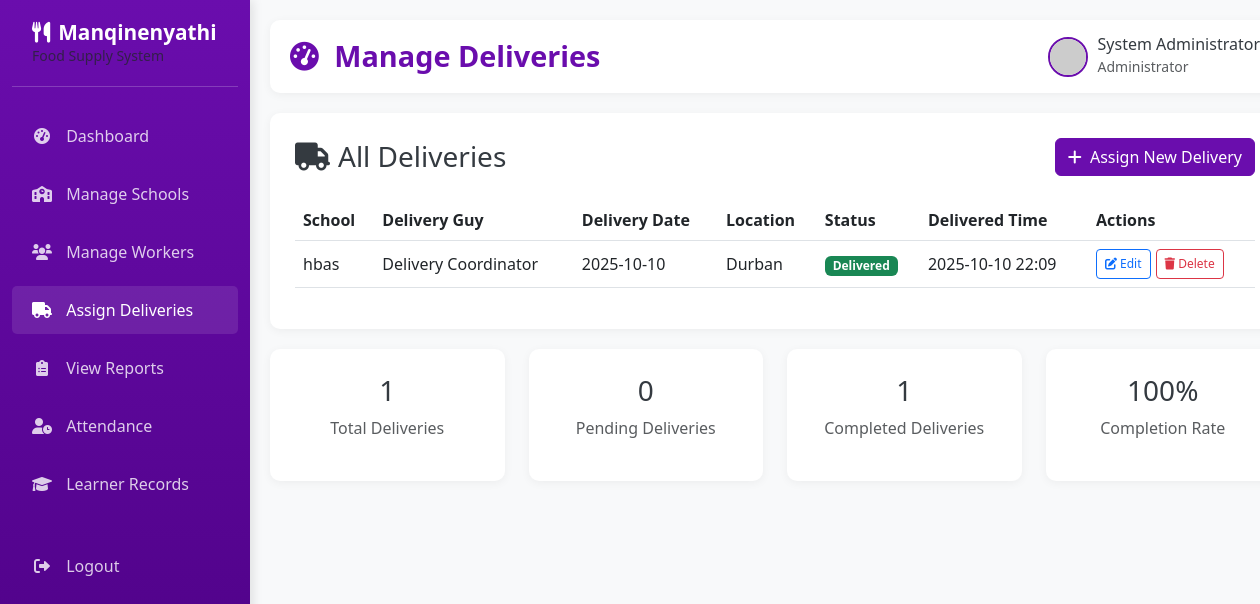
The page /admin/deliveries (signed in) on the database as committed earlier.
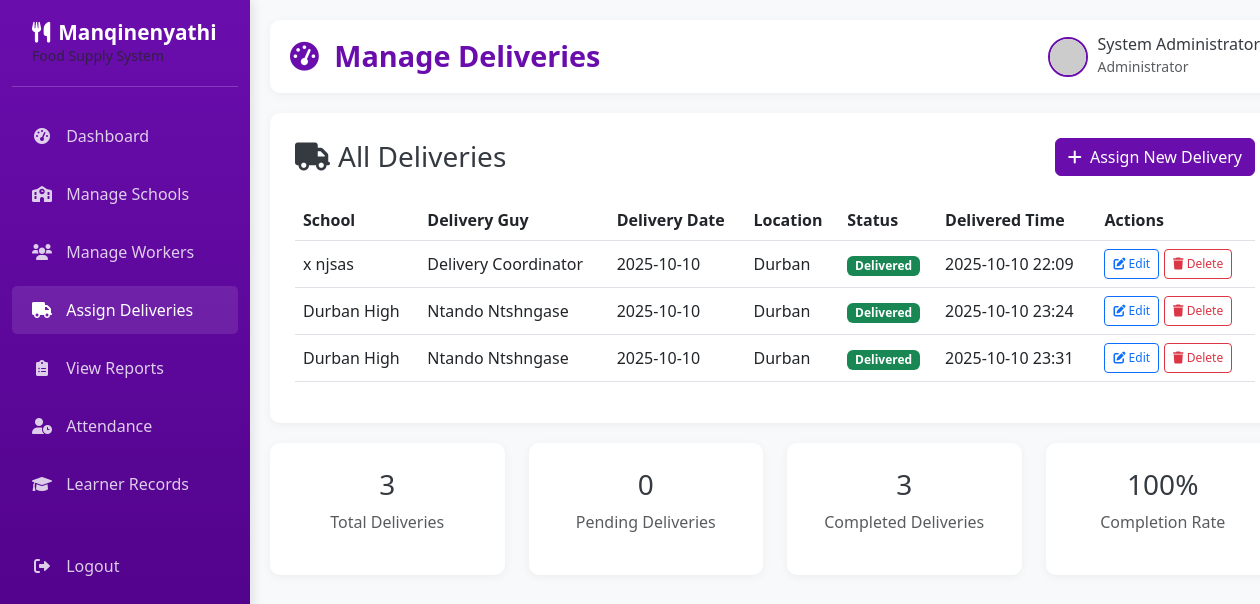
The same page on the database as committed later.
### app.py (models this page shows, shortened)
class Delivery(db.Model):
    __tablename__ = 'deliveries'
    delivery_id = db.Column(db.Integer, primary_key=True)
    school_id = db.Column(db.Integer, db.ForeignKey('schools.school_id'), nullable=False)
    delivery_date = db.Column(db.Date, nullable=False)
    location = db.Column(db.String(150), nullable=False)
    delivery_guy_id = db.Column(db.Integer, db.ForeignKey('users.user_id'), nullable=False)
    status = db.Column(db.Enum('Pending', 'Delivered'), default='Pending')
    delivered_time = db.Column(db.DateTime)
    remarks = db.Column(db.Text)
    created_at = db.Column(db.DateTime, default=datetime.utcnow)

class School(db.Model):
    __tablename__ = 'schools'
    school_id = db.Column(db.Integer, primary_key=True)
    school_name = db.Column(db.String(150), nullable=False)
    location = db.Column(db.String(150), nullable=False)
    contact_person = db.Column(db.String(100), nullable=False)
    contact_number = db.Column(db.String(20), nullable=False)
    created_at = db.Column(db.DateTime, default=datetime.utcnow)
    deliveries = db.relationship('Delivery', backref='school')
    attendance = db.relationship('Attendance', backref='school')
    learners = db.relationship('Learner', backref='school')

class User(db.Model):
    __tablename__ = 'users'
    user_id = db.Column(db.Integer, primary_key=True)
    full_name = db.Column(db.String(100), nullable=False)
    email = db.Column(db.String(100), unique=True, nullable=False)
    password = db.Column(db.String(255), nullable=False)
    role = db.Column(db.Enum('admin', 'cooker', 'delivery'), nullable=False)
    phone = db.Column(db.String(20))
    created_at = db.Column(db.DateTime, default=datetime.utcnow)
    deliveries = db.relationship('Delivery', backref='delivery_guy', foreign_keys='Delivery.delivery_guy_id')
    attendance = db.relationship('Attendance', backref='cooker', foreign_keys='Attendance.cooker_id')
    learners = db.relationship('Learner', backref='cooker', foreign_keys='Learner.cooker_id')

### app.py (the view)
@app.route('/admin/deliveries')
def manage_deliveries():
    if session.get('role') != 'admin':
        return redirect(url_for('home'))
    deliveries = Delivery.query.order_by(Delivery.delivery_date.desc()).all()
    return render_template('manage_deliveries.html', deliveries=deliveries)

### templates/manage_deliveries.html (shortened to what this page needs)
{% extends "admin_base.html" %}
{% block page_title %}Manage Deliveries{% endblock %}
{% block content %}
<div class="content-card">
    <div class="d-flex justify-content-between align-items-center mb-4">
        <h3 class="mb-0"><i class="fas fa-truck me-2"></i>All Deliveries</h3>
        <a href="{{ url_for('assign_delivery') }}" class="btn btn-primary">
            <i class="fas fa-plus me-1"></i> Assign New Delivery
        </a>
    </div>
    {% if deliveries %}
    <div class="table-responsive">
        <table class="table table-hover">
            <thead>
                <tr>
                    <th>School</th>
                    <th>Delivery Guy</th>
                    <th>Delivery Date</th>
                    <th>Location</th>
                    <th>Status</th>
                    <th>Delivered Time</th>
                    <th>Actions</th>
                </tr>
            </thead>
            <tbody>
                {% for delivery in deliveries %}
                <tr>
                    <td>{{ delivery.school.school_name }}</td>
                    <td>{{ delivery.delivery_guy.full_name }}</td>
                    <td>{{ delivery.delivery_date.strftime('%Y-%m-%d') }}</td>
                    <td>{{ delivery.location }}</td>
                    <td>
                        <span class="badge {% if delivery.status == 'Delivered' %}bg-success{% else %}bg-warning{% endif %}">
                            {{ delivery.status }}
                        </span>
                    </td>
                    <td>
                        {% if delivery.delivered_time %}
                            {{ delivery.delivered_time.strftime('%Y-%m-%d %H:%M') }}
                        {% else %}
                            -
                        {% endif %}
                    </td>
                    <td>
                        <div class="action-buttons">
                            <a href="{{ url_for('edit_delivery', delivery_id=delivery.delivery_id) }}" class="btn btn-outline-primary btn-sm">
                                <i class="fas fa-edit"></i> Edit
                            </a>
                            <form action="{{ url_for('delete_delivery', delivery_id=delivery.delivery_id) }}" method="POST" class="d-inline">
                                <button type="submit" class="btn btn-outline-danger btn-sm" onclick="return confirm('Are you sure you want to delete this delivery assignment?')">
                                    <i class="fas fa-trash"></i> Delete
                                </button>
                            </form>
                        </div>
                    </td>
                </tr>
                {% endfor %}
            </tbody>
        </table>
    </div>
    {% endif %}
</div>
<div class="row">
    <div class="col-md-3">
        <div class="content-card text-center">
            <h3>{{ deliveries|length }}</h3>
            <p class="text-muted">Total Deliveries</p>
        </div>
    </div>
    <div class="col-md-3">
        <div class="content-card text-center">
            <h3>{{ deliveries|selectattr('status', 'equalto', 'Pending')|list|length }}</h3>
            <p class="text-muted">Pending Deliveries</p>
        </div>
    </div>
    <div class="col-md-3">
        <div class="content-card text-center">
            <h3>{{ deliveries|selectattr('status', 'equalto', 'Delivered')|list|length }}</h3>
            <p class="text-muted">Completed Deliveries</p>
        </div>
    </div>
    <div class="col-md-3">
        <div class="content-card text-center">
            <h3>{{ (deliveries|selectattr('status', 'equalto', 'Delivered')|list|length / deliveries|length * 100)|round|int if deliveries|length > 0 else 0 }}%</h3>
            <p class="text-muted">Completion Rate</p>
        </div>
    </div>
</div>
{% endblock %}

Rows that differ between the two databases and show on the page:
changed through a linked row, Delivery "Delivery Coordinator": school.school_name "hbas" → "x njsas"
added Delivery: school.school_name "Durban High", delivery_guy.full_name "Ntando Ntshngase", delivery_date "2025-10-10", location "Durban", status "Delivered", delivered_time "2025-10-10 23:24"
added Delivery: school.school_name "Durban High", delivery_guy.full_name "Ntando Ntshngase", delivery_date "2025-10-10", location "Durban", status "Delivered", delivered_time "2025-10-10 23:31"
Other text that changed with them:
{{ deliveries|length }}: "1" → "3"
{{ deliveries|selectattr('status', 'equalto', 'Delivered')|list|length }}: "1" → "3"
